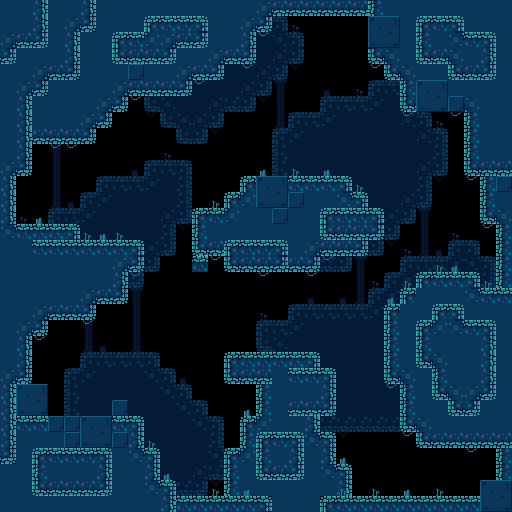

The image is a tile-based game level rendered from a .tmx file. Its description and source (layers, tilesets, objects; grid data summarised) follow:
An orthogonal 32x32 tile map with 16x16 px tiles, 3 tile layers (Background, Ground, Decor) and 74 objects (21x Enemy Spawn Point, Player).

<map version="1.10" tiledversion="1.10.2" orientation="orthogonal" renderorder="right-down" width="32" height="32" tilewidth="16" tileheight="16" infinite="0" nextlayerid="6" nextobjectid="79">
 <tileset firstgid="1" source="tileset.tsx" />
 <layer id="4" name="Background" width="32" height="32" parallaxx="1.05" parallaxy="1.05">
  <data>[1024 cells, 494 non-empty, 19 distinct tile ids]</data>
 </layer>
 <layer id="1" name="Ground" width="32" height="32">
  <data>[1024 cells, 533 non-empty, 13 distinct tile ids]</data>
 </layer>
 <layer id="5" name="Decor" width="32" height="32">
  <data>[1024 cells, 192 non-empty, 21 distinct tile ids]</data>
 </layer>
 <objectgroup id="3" name="Colliders">
  <object id="12" x="0" y="416" width="144" height="96" />
  <object id="13" x="144" y="448" width="16" height="64" />
  <object id="14" x="160" y="480" width="16" height="32" />
  <object id="15" x="176" y="496" width="48" height="16" />
  <object id="63" x="16" y="384" width="32" height="32" />
  <object id="64" x="112" y="400" width="16" height="16" />
  <object id="16" x="224" y="464" width="128" height="48" />
  <object id="17" x="224" y="448" width="112" height="16" />
  <object id="18" x="240" y="432" width="96" height="16" />
  <object id="22" x="352" y="496" width="160" height="16" />
  <object id="23" x="496" y="448" width="16" height="48" />
  <object id="56" x="480" y="480" width="16" height="16" />
  <object id="24" x="480" y="288" width="32" height="160" />
  <object id="25" x="416" y="272" width="64" height="176" />
  <object id="26" x="400" y="288" width="16" height="144" />
  <object id="27" x="384" y="304" width="16" height="80" />
  <object id="28" x="496" y="224" width="16" height="64" />
  <object id="29" x="480" y="176" width="32" height="48" />
  <object id="30" x="464" y="80" width="48" height="96" />
  <object id="31" x="400" y="16" width="64" height="96" />
  <object id="32" x="384" y="0" width="16" height="80" />
  <object id="33" x="368" y="0" width="16" height="64" />
  <object id="34" x="272" y="0" width="96" height="16" />
  <object id="35" x="256" y="0" width="16" height="32" />
  <object id="36" x="224" y="0" width="32" height="64" />
  <object id="42" x="0" y="144" width="32" height="32" />
  <object id="43" x="0" y="176" width="16" height="240" />
  <object id="44" x="16" y="320" width="16" height="64" />
  <object id="45" x="32" y="304" width="16" height="32" />
  <object id="46" x="48" y="288" width="32" height="32" />
  <object id="47" x="80" y="272" width="16" height="48" />
  <object id="48" x="96" y="256" width="32" height="48" />
  <object id="50" x="240" y="208" width="80" height="64" />
  <object id="51" x="224" y="192" width="16" height="80" />
  <object id="54" x="352" y="208" width="16" height="48" />
  <object id="72" x="368" y="208" width="16" height="32" />
  <object id="73" x="352" y="192" width="16" height="16" />
  <object id="74" x="240" y="176" width="112" height="32" />
  <object id="52" x="320" y="208" width="32" height="48" />
  <object id="53" x="192" y="208" width="32" height="48" />
  <object id="49" x="128" y="256" width="16" height="16" />
  <object id="70" x="48" y="240" width="96" height="16" />
  <object id="71" x="16" y="224" width="64" height="16" />
  <object id="37" x="192" y="16" width="32" height="64" />
  <object id="38" x="112" y="32" width="80" height="64" />
  <object id="19" x="240" y="416" width="80" height="16" />
  <object id="20" x="256" y="384" width="80" height="32" />
  <object id="67" x="224" y="352" width="96" height="16" />
  <object id="69" x="224" y="368" width="112" height="16" />
  <object id="39" x="64" y="96" width="64" height="16" />
  <object id="40" x="48" y="112" width="64" height="16" />
  <object id="41" x="0" y="128" width="96" height="16" />
 </objectgroup>
 <objectgroup id="2" name="Entities">
  <object id="1" name="Enemy Spawn Point" x="48" y="192">
   <point />
  </object>
  <object id="2" name="Enemy Spawn Point" x="80" y="208">
   <point />
  </object>
  <object id="75" name="Enemy Spawn Point" x="112" y="208">
   <point />
  </object>
  <object id="3" name="Enemy Spawn Point" x="240" y="144">
   <point />
  </object>
  <object id="76" name="Enemy Spawn Point" x="208" y="176">
   <point />
  </object>
  <object id="57" name="Enemy Spawn Point" x="288" y="128">
   <point />
  </object>
  <object id="58" name="Enemy Spawn Point" x="128" y="368">
   <point />
  </object>
  <object id="59" name="Enemy Spawn Point" x="416" y="240">
   <point />
  </object>
  <object id="78" name="Enemy Spawn Point" x="432" y="208">
   <point />
  </object>
  <object id="4" name="Enemy Spawn Point" x="336" y="144">
   <point />
  </object>
  <object id="77" name="Enemy Spawn Point" x="368" y="160">
   <point />
  </object>
  <object id="9" name="Enemy Spawn Point" x="448" y="464">
   <point />
  </object>
  <object id="61" name="Enemy Spawn Point" x="400" y="464">
   <point />
  </object>
  <object id="5" name="Enemy Spawn Point" x="464" y="240">
   <point />
  </object>
  <object id="6" name="Enemy Spawn Point" x="240" y="320">
   <point />
  </object>
  <object id="60" name="Enemy Spawn Point" x="320" y="336">
   <point />
  </object>
  <object id="65" name="Enemy Spawn Point" x="272" y="320">
   <point />
  </object>
  <object id="68" name="Enemy Spawn Point" x="304" y="320">
   <point />
  </object>
  <object id="7" name="Enemy Spawn Point" x="368" y="432">
   <point />
  </object>
  <object id="8" name="Enemy Spawn Point" x="176" y="432">
   <point />
  </object>
  <object id="66" name="Enemy Spawn Point" x="208" y="432">
   <point />
  </object>
  <object id="10" name="Player" x="64" y="368">
   <point />
  </object>
 </objectgroup>
</map>
